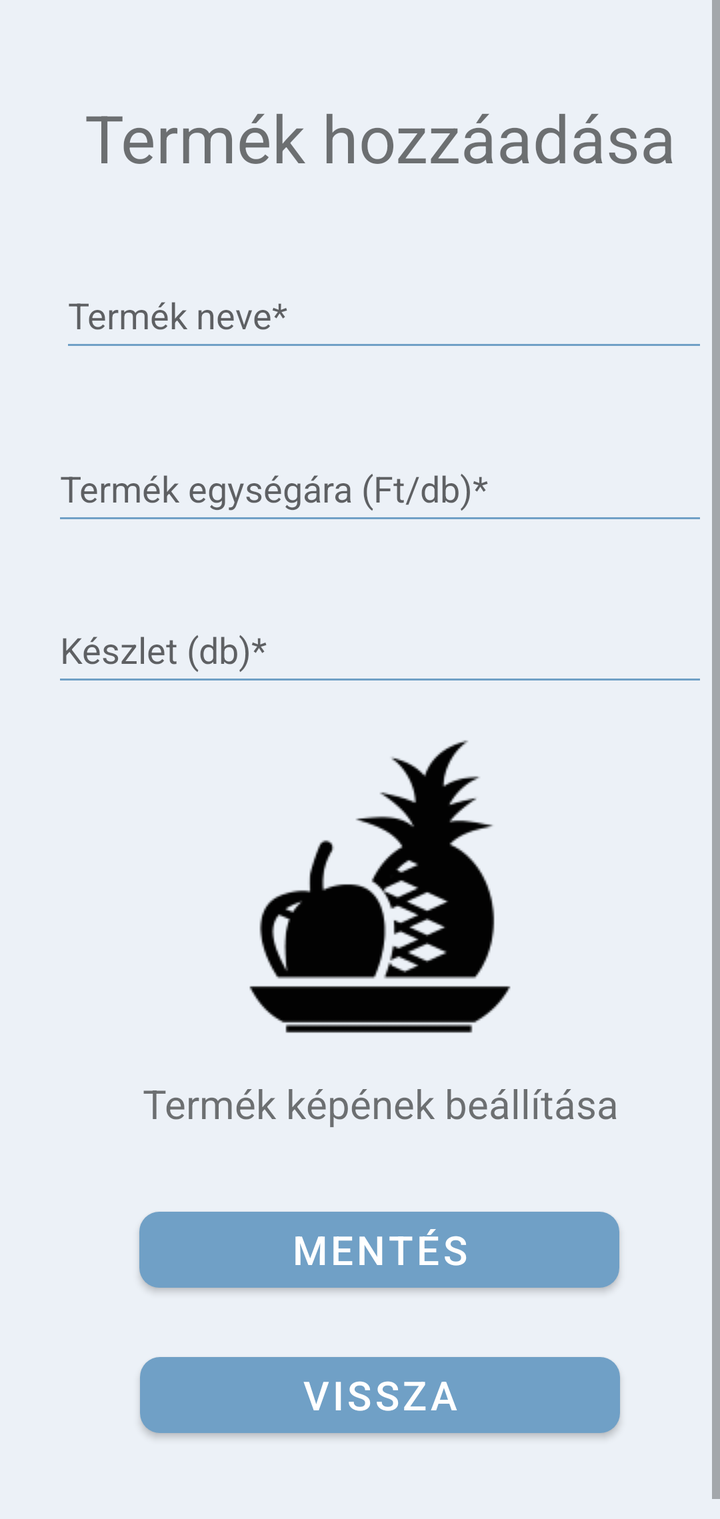
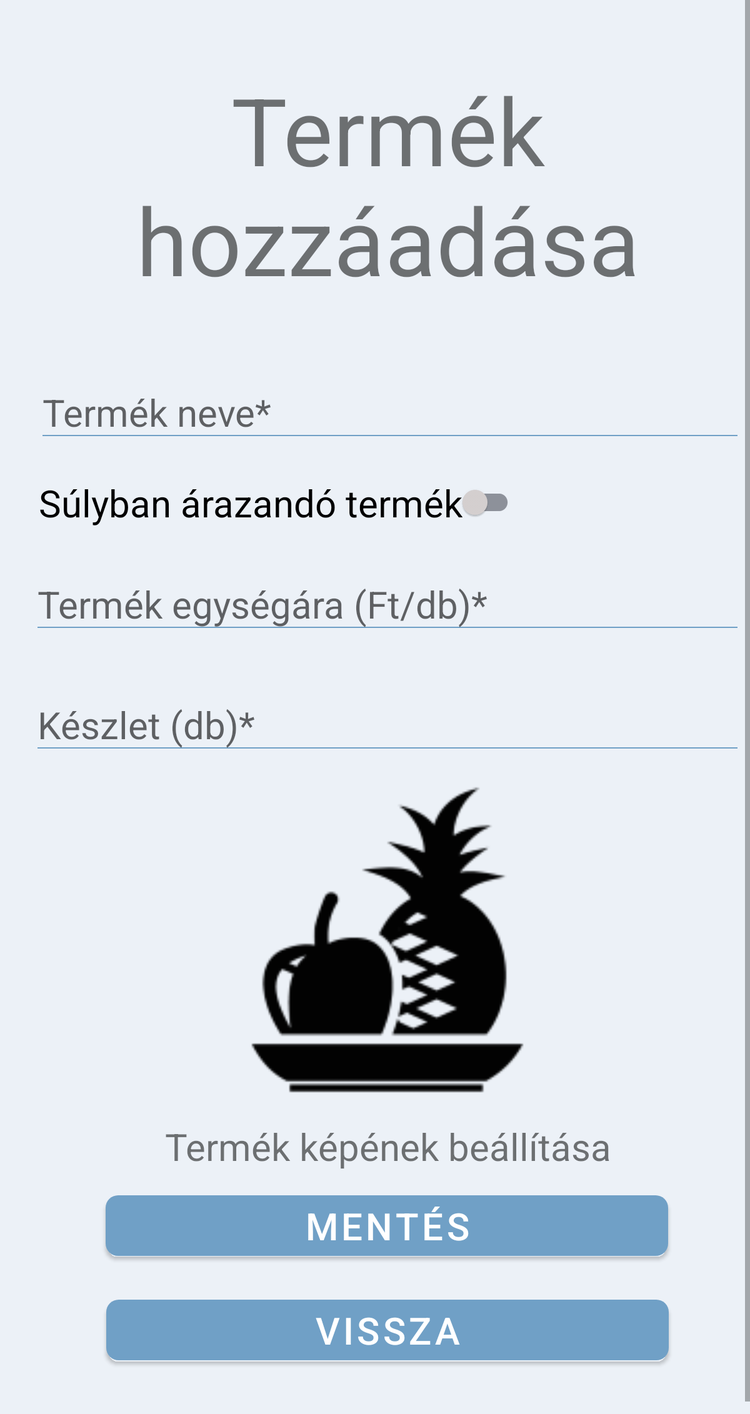

Two renders of one Android screen. The first uses the default layout on a phone; the second uses the alternative layout the repository ships for a different screen configuration, on a matching device. The two XML files are below.
<!-- AndroidManifest.xml: application theme Theme.Zoldseges -->
<!-- res/layout/activity_uj_termek.xml -->
<?xml version="1.0" encoding="utf-8"?>
<ScrollView xmlns:android="http://schemas.android.com/apk/res/android"
    xmlns:app="http://schemas.android.com/apk/res-auto"
    xmlns:tools="http://schemas.android.com/tools"
    android:layout_width="match_parent"
    android:layout_height="match_parent"
    android:background="#B4E4EBF4"
    android:fillViewport="true">

    <androidx.constraintlayout.widget.ConstraintLayout
        android:layout_width="match_parent"
        android:layout_height="wrap_content"
        android:layout_margin="10dp"
        android:padding="16dp"
        tools:context=".Activitys.FelhasznaloKezeles.Elado.UjTermekActivity">

        <TextView
            android:id="@+id/hozzaadasCim"
            android:layout_width="match_parent"
            android:layout_height="wrap_content"
            android:text="@string/termek_hozzaadasa"
            android:textAlignment="center"
            android:textSize="33sp"
            app:layout_constraintBottom_toBottomOf="parent"
            app:layout_constraintStart_toStartOf="parent"
            app:layout_constraintTop_toTopOf="parent"
            app:layout_constraintVertical_bias="0.03" />

        <EditText
            android:id="@+id/termekNeve"
            android:layout_width="match_parent"
            android:layout_height="50dp"
            android:layout_marginStart="4dp"
            android:autofillHints=""
            android:backgroundTint="@color/purple_500"
            android:hint="@string/termek_neve"
            android:inputType="text"
            app:layout_constraintBottom_toBottomOf="parent"
            app:layout_constraintStart_toStartOf="parent"
            app:layout_constraintTop_toBottomOf="@+id/hozzaadasCim"
            app:layout_constraintVertical_bias="0.066" />

        <EditText
            android:id="@+id/termekAra"
            android:layout_width="match_parent"
            android:layout_height="50dp"
            android:autofillHints=""
            android:backgroundTint="@color/purple_500"
            android:hint="@string/termek_egysegara_db"
            android:inputType="numberDecimal"
            app:layout_constraintBottom_toBottomOf="parent"
            app:layout_constraintStart_toStartOf="parent"
            app:layout_constraintTop_toBottomOf="@+id/termekNeve"
            app:layout_constraintVertical_bias="0.07" />

        <EditText
            android:id="@+id/termekKeszlet"
            android:layout_width="match_parent"
            android:layout_height="50dp"
            android:autofillHints=""
            android:backgroundTint="@color/purple_500"
            android:hint="@string/keszleten_levok_darabszama"
            android:inputType="number"
            app:layout_constraintBottom_toBottomOf="parent"
            app:layout_constraintStart_toStartOf="parent"
            app:layout_constraintTop_toBottomOf="@+id/termekAra"
            app:layout_constraintVertical_bias="0.07" />

        <LinearLayout
            android:id="@+id/termekKep"
            android:layout_width="match_parent"
            android:layout_height="wrap_content"
            android:layout_gravity="center_horizontal|center_vertical"
            android:layout_marginTop="20dp"
            android:orientation="vertical"
            app:layout_constraintEnd_toEndOf="parent"
            app:layout_constraintStart_toStartOf="parent"
            app:layout_constraintTop_toBottomOf="@+id/termekKeszlet">

            <ProgressBar
                android:id="@+id/progressBar"
                style="?android:attr/progressBarStyle"
                android:layout_width="wrap_content"
                android:layout_height="wrap_content"
                android:layout_gravity="center_horizontal|center_vertical"
                android:visibility="gone" />

            <TextView
                android:id="@+id/mentestext"
                android:layout_width="match_parent"
                android:layout_height="50dp"
                android:layout_marginTop="20dp"
                android:text="@string/termek_mentese"
                android:textAlignment="center"
                android:textSize="20sp"
                android:visibility="gone" />

            <ImageView
                android:id="@+id/elsoTermekKep"
                android:layout_width="150dp"
                android:layout_height="150dp"
                android:layout_gravity="center_horizontal|center_vertical"
                android:contentDescription="@string/todo"
                android:onClick="onTermekKepFeltoltes"
                android:textSize="20sp"
                app:srcCompat="@drawable/standard_item_picture" />

            <TextView
                android:id="@+id/elsoTermekCim"
                android:layout_width="match_parent"
                android:layout_height="50dp"
                android:layout_marginTop="20dp"
                android:onClick="onTermekKepFeltoltes"
                android:text="@string/termek_kepenek_beallitasa"
                android:textAlignment="center"
                android:textSize="20sp" />
        </LinearLayout>

        <Button
            android:id="@+id/mentes"
            android:layout_width="240dp"
            android:layout_height="50dp"
            android:onClick="onMentes"
            android:text="@string/mentes"
            android:textSize="20sp"
            app:cornerRadius="10dp"
            app:layout_constraintBottom_toBottomOf="parent"
            app:layout_constraintEnd_toEndOf="parent"
            app:layout_constraintHorizontal_bias="0.497"
            app:layout_constraintStart_toStartOf="parent"
            app:layout_constraintTop_toBottomOf="@+id/termekKep"
            app:layout_constraintVertical_bias="0.1" />


        <Button
            android:id="@+id/visszaTermekHozzaad"
            android:layout_width="240dp"
            android:layout_height="50dp"
            android:layout_alignParentBottom="true"
            android:layout_centerHorizontal="true"
            android:layout_margin="20dp"
            android:onClick="onVisszaBolthoz"
            android:text="@string/vissza"
            android:textSize="20sp"
            app:cornerRadius="10dp"
            app:layout_constraintBottom_toBottomOf="parent"
            app:layout_constraintEnd_toEndOf="parent"
            app:layout_constraintHorizontal_bias="0.497"
            app:layout_constraintStart_toStartOf="parent"
            app:layout_constraintTop_toBottomOf="@+id/mentes"
            app:layout_constraintVertical_bias="0.2" />


    </androidx.constraintlayout.widget.ConstraintLayout>
</ScrollView>
<!-- resources referenced by this layout -->
<resources>
  <color name="purple_500">#70A0C6</color>
  <!-- drawable standard_item_picture: png bitmap (drawable, 6135 bytes) -->
  <string name="keszleten_levok_darabszama">Készlet (db)*</string>
  <string name="mentes">Mentés</string>
  <string name="termek_egysegara_db">Termék egységára (Ft/db)*</string>
  <string name="termek_hozzaadasa">Termék hozzáadása</string>
  <string name="termek_kepenek_beallitasa">Termék képének beállítása</string>
  <string name="termek_mentese">Termék mentése...</string>
  <string name="termek_neve">Termék neve*</string>
  <string name="todo">TODO</string>
  <string name="vissza">Vissza</string>
  <style name="Theme.Zoldseges" parent="Theme.MaterialComponents.DayNight.DarkActionBar">
          
          <item name="colorPrimary">@color/purple_500</item>
          <item name="colorPrimaryVariant">@color/purple_700</item>
          <item name="colorOnPrimary">@color/white</item>
          
          <item name="colorSecondary">@color/teal_200</item>
          <item name="colorSecondaryVariant">@color/teal_700</item>
          <item name="colorOnSecondary">@color/black</item>
          
          <item name="android:statusBarColor">?attr/colorPrimaryVariant</item>
          
          <item name="titleTextColor">#FFF</item>
      </style>
  <color name="purple_700">#446F91</color>
  <color name="white">#FFFFFFFF</color>
  <color name="teal_200">#FF03DAC5</color>
  <color name="teal_700">#FF018786</color>
  <color name="black">#FF000000</color>
</resources>
<!-- res/layout-sw600dp/activity_uj_termek.xml (the repository's variant of the layout above) -->
<!-- drawn on a 7-inch tablet held upright -->
<?xml version="1.0" encoding="utf-8"?>
<ScrollView xmlns:android="http://schemas.android.com/apk/res/android"
    xmlns:app="http://schemas.android.com/apk/res-auto"
    xmlns:tools="http://schemas.android.com/tools"
    android:layout_width="match_parent"
    android:layout_height="match_parent"
    android:background="#B4E4EBF4"
    android:fillViewport="true">

    <androidx.constraintlayout.widget.ConstraintLayout
        android:layout_width="match_parent"
        android:layout_height="wrap_content"
        android:layout_margin="10dp"
        android:padding="16dp"
        tools:context=".Activitys.FelhasznaloKezeles.Elado.UjTermekActivity">

        <TextView
            android:id="@+id/hozzaadasCim"
            android:layout_width="match_parent"
            android:layout_height="wrap_content"
            android:text="@string/termek_hozzaadasa"
            android:textAlignment="center"
            android:textSize="75sp"
            app:layout_constraintBottom_toBottomOf="parent"
            app:layout_constraintStart_toStartOf="parent"
            app:layout_constraintTop_toTopOf="parent"
            app:layout_constraintVertical_bias="0.03" />

        <EditText
            android:id="@+id/termekNeve"
            android:layout_width="match_parent"
            android:layout_height="wrap_content"
            android:layout_marginStart="4dp"
            android:autofillHints=""
            android:backgroundTint="@color/purple_500"
            android:hint="@string/termek_neve"
            android:inputType="text"
            android:textSize="30sp"
            app:layout_constraintBottom_toBottomOf="parent"
            app:layout_constraintStart_toStartOf="parent"
            app:layout_constraintTop_toBottomOf="@+id/hozzaadasCim"
            app:layout_constraintVertical_bias="0.07" />

        <LinearLayout
            android:id="@+id/mertekegysegValasztoLayout"
            android:layout_width="match_parent"
            android:layout_height="wrap_content"
            android:orientation="vertical"
            app:layout_constraintEnd_toEndOf="parent"
            app:layout_constraintHorizontal_bias="0.0"
            app:layout_constraintStart_toStartOf="parent"
            app:layout_constraintTop_toBottomOf="@+id/termekNeve"
            app:layout_constraintVertical_bias="0.07">

            <androidx.appcompat.widget.SwitchCompat
                android:id="@+id/mertekegysegValaszto"
                android:layout_width="wrap_content"
                android:layout_height="wrap_content"
                android:layout_marginTop="20dp"
                android:checked="false"
                android:padding="5dp"
                android:text="@string/sulyban_arazando_termek"
                android:textSize="30sp"
                app:thumbTint="@drawable/switch_thumb"
                app:trackTint="@drawable/switch_track" />

            <EditText
                android:id="@+id/termekSulyaAtlagosan"
                android:layout_width="match_parent"
                android:layout_height="wrap_content"
                android:layout_marginTop="10dp"
                android:autofillHints=""
                android:backgroundTint="@color/purple_500"
                android:hint="@string/termek_sulya_kg"
                android:inputType="numberDecimal"
                android:maxLength="10"
                android:textSize="30sp"
                android:visibility="gone" />

        </LinearLayout>

        <EditText

            android:id="@+id/termekAra"
            android:layout_width="match_parent"
            android:layout_height="wrap_content"
            android:autofillHints=""
            android:backgroundTint="@color/purple_500"
            android:hint="@string/termek_egysegara_db"
            android:inputType="number"
            android:maxLength="10"
            android:textSize="30sp"
            app:layout_constraintBottom_toBottomOf="parent"
            app:layout_constraintStart_toStartOf="parent"
            app:layout_constraintTop_toBottomOf="@+id/mertekegysegValasztoLayout"
            app:layout_constraintVertical_bias="0.04" />

        <EditText
            android:id="@+id/termekKeszlet"
            android:layout_width="match_parent"
            android:layout_height="wrap_content"
            android:autofillHints=""
            android:backgroundTint="@color/purple_500"
            android:hint="@string/keszleten_levok_darabszama"
            android:inputType="number"
            android:maxLength="10"
            android:textSize="30sp"
            app:layout_constraintBottom_toBottomOf="parent"
            app:layout_constraintStart_toStartOf="parent"
            app:layout_constraintTop_toBottomOf="@+id/termekAra"
            app:layout_constraintVertical_bias="0.07" />

        <LinearLayout
            android:id="@+id/termekKep"
            android:layout_width="match_parent"
            android:layout_height="wrap_content"
            android:layout_gravity="center_horizontal|center_vertical"
            android:layout_marginTop="20dp"
            android:orientation="vertical"
            app:layout_constraintEnd_toEndOf="parent"
            app:layout_constraintStart_toStartOf="parent"
            app:layout_constraintTop_toBottomOf="@+id/termekKeszlet">

            <ProgressBar
                android:id="@+id/progressBar"
                style="?android:attr/progressBarStyle"
                android:layout_width="wrap_content"
                android:layout_height="wrap_content"
                android:layout_gravity="center_horizontal|center_vertical"
                android:visibility="gone" />

            <TextView
                android:id="@+id/mentestext"
                android:layout_width="match_parent"
                android:layout_height="wrap_content"
                android:layout_marginTop="20dp"
                android:text="@string/termek_mentese"
                android:textAlignment="center"
                android:textSize="30sp"
                android:visibility="gone" />

            <ImageView
                android:id="@+id/elsoTermekKep"
                android:layout_width="250dp"
                android:layout_height="250dp"
                android:layout_gravity="center_horizontal|center_vertical"
                android:contentDescription="@string/todo"
                android:onClick="onTermekKepFeltoltes"
                android:textSize="30sp"
                app:srcCompat="@drawable/standard_item_picture" />

            <TextView
                android:id="@+id/elsoTermekCim"
                android:layout_width="match_parent"
                android:layout_height="wrap_content"
                android:layout_marginTop="20dp"
                android:onClick="onTermekKepFeltoltes"
                android:text="@string/termek_kepenek_beallitasa"
                android:textAlignment="center"
                android:textSize="30sp" />
        </LinearLayout>

        <Button
            android:id="@+id/mentes"
            android:layout_width="450dp"
            android:layout_height="wrap_content"
            android:onClick="onMentes"
            android:text="@string/mentes"
            android:textSize="30sp"
            app:cornerRadius="10dp"
            app:layout_constraintBottom_toBottomOf="parent"
            app:layout_constraintEnd_toEndOf="parent"
            app:layout_constraintHorizontal_bias="0.497"
            app:layout_constraintStart_toStartOf="parent"
            app:layout_constraintTop_toBottomOf="@+id/termekKep"
            app:layout_constraintVertical_bias="0.1" />


        <Button
            android:id="@+id/visszaTermekHozzaad"
            android:layout_width="450dp"
            android:layout_height="wrap_content"
            android:layout_alignParentBottom="true"
            android:layout_centerHorizontal="true"
            android:layout_margin="20dp"
            android:onClick="onVisszaBolthoz"
            android:text="@string/vissza"
            android:textSize="30sp"
            app:cornerRadius="10dp"
            app:layout_constraintBottom_toBottomOf="parent"
            app:layout_constraintEnd_toEndOf="parent"
            app:layout_constraintHorizontal_bias="0.497"
            app:layout_constraintStart_toStartOf="parent"
            app:layout_constraintTop_toBottomOf="@+id/mentes"
            app:layout_constraintVertical_bias="0.2" />


    </androidx.constraintlayout.widget.ConstraintLayout>
</ScrollView>
<!-- resources referenced by the variant -->
<!-- as a 7-inch tablet held upright resolves them -->
<resources>
  <color name="purple_500">#70A0C6</color>
  <!-- drawable standard_item_picture: png bitmap (drawable, 6135 bytes) -->
  <!-- drawable switch_thumb (drawable) -->
  <?xml version="1.0" encoding="utf-8"?>
  <selector xmlns:android="http://schemas.android.com/apk/res/android">
  
      <item android:color="@color/purple_500" android:state_checked="true"/>
      <item android:color="#D8D3D3" android:state_checked="false"/>
  </selector>
  <!-- drawable switch_track (drawable) -->
  <?xml version="1.0" encoding="utf-8"?>
  <selector xmlns:android="http://schemas.android.com/apk/res/android">
      <item android:color="#dee5ff" android:state_checked="true"/>
      <item android:color="#8D919A" android:state_checked="false"/>
  </selector>
  <string name="keszleten_levok_darabszama">Készlet (db)*</string>
  <string name="mentes">Mentés</string>
  <string name="sulyban_arazando_termek">Súlyban árazandó termék </string>
  <string name="termek_egysegara_db">Termék egységára (Ft/db)*</string>
  <string name="termek_hozzaadasa">Termék hozzáadása</string>
  <string name="termek_kepenek_beallitasa">Termék képének beállítása</string>
  <string name="termek_mentese">Termék mentése...</string>
  <string name="termek_neve">Termék neve*</string>
  <string name="termek_sulya_kg">Termék súlya (kg)*</string>
  <string name="todo">TODO</string>
  <string name="vissza">Vissza</string>
  <style name="Theme.Zoldseges" parent="Theme.MaterialComponents.DayNight.DarkActionBar">
          
          <item name="colorPrimary">@color/purple_500</item>
          <item name="colorPrimaryVariant">@color/purple_700</item>
          <item name="colorOnPrimary">@color/white</item>
          
          <item name="colorSecondary">@color/teal_200</item>
          <item name="colorSecondaryVariant">@color/teal_700</item>
          <item name="colorOnSecondary">@color/black</item>
          
          <item name="android:statusBarColor">?attr/colorPrimaryVariant</item>
          
          <item name="titleTextColor">#FFF</item>
      </style>
  <color name="purple_700">#446F91</color>
  <color name="white">#FFFFFFFF</color>
  <color name="teal_200">#FF03DAC5</color>
  <color name="teal_700">#FF018786</color>
  <color name="black">#FF000000</color>
</resources>
